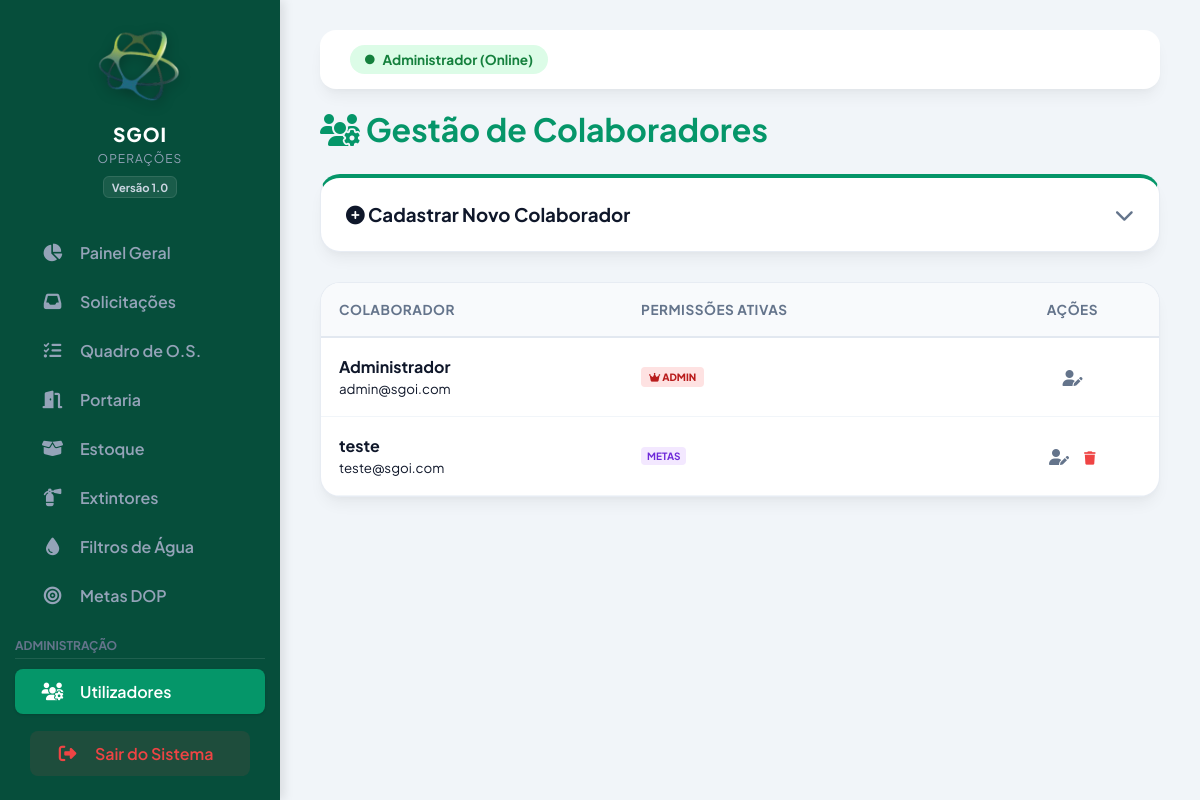
The app's page /src/usuarios.php (signed in) with its own data.
### tables this page shows
CREATE TABLE usuarios (
        id INTEGER PRIMARY KEY AUTOINCREMENT,
        nome TEXT NOT NULL,
        email TEXT UNIQUE NOT NULL,
        senha TEXT NOT NULL,
        is_admin INTEGER DEFAULT 0,
        acesso_dashboard INTEGER DEFAULT 0,
        acesso_portaria INTEGER DEFAULT 0,
        acesso_os INTEGER DEFAULT 0,
        acesso_estoque INTEGER DEFAULT 0,
        acesso_metas INTEGER DEFAULT 0,
        acesso_extintores INTEGER DEFAULT 0,
        acesso_filtros INTEGER DEFAULT 0,
        acesso_solicitacoes INTEGER DEFAULT 0
    );

### src/usuarios.php (the view, shortened to what this page needs)
<?php
require_once '../config/init.php';
try { $pdo->exec("ALTER TABLE usuarios ADD COLUMN acesso_solicitacoes INTEGER DEFAULT 0"); } catch (Exception $e) {}
try { $pdo->exec("ALTER TABLE usuarios ADD COLUMN acesso_extintores INTEGER DEFAULT 0"); } catch (Exception $e) {}
try { $pdo->exec("ALTER TABLE usuarios ADD COLUMN acesso_filtros INTEGER DEFAULT 0"); } catch (Exception $e) {}
$user_edit = null; $erro_msg = "";
$usuarios = $pdo->query("SELECT * FROM usuarios ORDER BY nome ASC")->fetchAll();
?>
<!DOCTYPE html>
<html lang="pt-BR">
<head>
    <link rel="stylesheet" href="../public/style.css?v=<?php echo time(); ?>">
    <link rel="stylesheet" href="https://cdnjs.cloudflare.com/ajax/libs/font-awesome/6.4.0/css/all.min.css">
</head>
<body class="layout-app">
    <?php $pagina_atual = 'usuarios.php'; include 'menu_nav.php'; ?>
    <main class="content" id="main-content">
        <header class="topbar" style="margin-bottom: 20px;">
            <div class="topbar-right">
                <span class="badge-online">
                    <i class="fa-solid fa-circle" style="font-size: 0.6rem;"></i>
                    <?php echo htmlspecialchars($_SESSION['usuario_nome']); ?> (Online)
                </span>
                </div>
        </header>
        <h1 style="color: var(--primary-green); margin-bottom: 25px;"><i class="fa-solid fa-users-gear"></i> Gestão de Colaboradores</h1>
        <section class="stat-card" style="margin-bottom:30px; border-top:4px solid var(--primary-green);">
            <div style="display: flex; justify-content: space-between; align-items: center; cursor: pointer;" onclick="var f = document.getElementById('form-usuario'); var i = this.querySelector('.seta'); if(f.style.display === 'none') { f.style.display = 'block'; i.classList.replace('fa-chevron-down', 'fa-chevron-up'); } else { f.style.display = 'none'; i.classList.replace('fa-chevron-up', 'fa-chevron-down'); }">
                <h3 style="margin:0; color: var(--text-main);"><i class="fa-solid <?php echo $user_edit ? 'fa-user-pen' : 'fa-plus-circle'; ?>"></i> <?php echo $user_edit ? "Editar Colaborador" : "Cadastrar Novo Colaborador"; ?></h3>
                <i class="fa-solid <?php echo $user_edit ? 'fa-chevron-up' : 'fa-chevron-down'; ?> seta" style="color: var(--text-muted); font-size: 1.2em;"></i>
            </div>
        </section>
        <div class="stat-card" style="padding:0; overflow:hidden;">
            <table style="width:100%; border-collapse:collapse;">
                <thead><tr><th style="padding:18px; text-align:left;">Colaborador</th><th style="padding:18px; text-align:left;">Permissões Ativas</th><th style="padding:18px; text-align:center;">Ações</th></tr></thead>
                <tbody>
                <?php foreach($usuarios as $u): ?>
                    <tr>
                        <td style="padding:18px; border-bottom:1px solid #f1f5f9;"><strong><?php echo htmlspecialchars($u['nome']); ?></strong><br><small><?php echo htmlspecialchars($u['email']); ?></small></td>
                        <td style="padding:18px; border-bottom:1px solid #f1f5f9;"><div style="display:flex; gap:6px; flex-wrap:wrap;">
                                <?php if($u['is_admin']) echo "<span style='font-size:10px; background:#fee2e2; color:#b91c1c; padding:4px 8px; border-radius:4px; font-weight:800;'><i class='fa-solid fa-crown'></i> ADMIN</span>";
                                else {
                                    if($u['acesso_metas']) echo "<span style='font-size:10px; background:#f3e8ff; color:#6d28d9; padding:3px 6px; border-radius:4px; font-weight:bold;'>METAS</span>";
                                } ?>
                        </div></td>
                        <td style="padding:18px; border-bottom:1px solid #f1f5f9; text-align:center;"><div style="display:flex; justify-content:center; gap:15px;"><a href="?editar=<?php echo $u['id']; ?>" style="color:#64748b;"><i class="fa-solid fa-user-pen"></i></a><?php if($u['id'] != $_SESSION['usuario_id']): ?><form method="POST" style="margin:0; display:inline;"><input type="hidden" name="acao" value="excluir"><input type="hidden" name="id_excluir" value="<?php echo $u['id']; ?>"><button type="submit" style="background:none; border:none; color:var(--danger); cursor:pointer;"><i class="fa-solid fa-trash"></i></button></form><?php endif; ?></div></td>
                    </tr>
                <?php endforeach; ?>
                </tbody>
            </table>
        </div>
    </main>
</body>
</html>

### public/style.css (style rules this page uses)
:root { --primary-green: #059669; --primary-dark: #064e3b; --secondary-green: #ecfdf5; --accent: #10b981; --danger: #ef4444; --warning: #f59e0b; --info: #3b82f6; --text-main: #0f172a; --text-muted: #64748b; --bg-body: #f1f5f9; --white: #ffffff; --shadow: 0 10px 15px -3px rgba(0, 0, 0, 0.05), 0 4px 6px -2px rgba(0, 0, 0, 0.025); --shadow-sm: 0 1px 3px 0 rgba(0, 0, 0, 0.1), 0 1px 2px 0 rgba(0, 0, 0, 0.06); }
* { box-sizing: border-box; margin: 0; padding: 0; }
body.layout-app { font-family: 'Plus Jakarta Sans', sans-serif; background-color: var(--bg-body); color: var(--text-main); display: flex; min-height: 100vh; overflow-x: hidden; }
.content { flex: 1; margin-left: 280px; padding: 30px 40px; max-width: calc(100% - 280px); transition: margin-left 0.3s ease; }
.topbar { display: flex; justify-content: space-between; align-items: center; background: var(--white); padding: 15px 30px; border-radius: 16px; box-shadow: var(--shadow); margin-bottom: 35px; position: relative; }
.topbar-right { display: flex; align-items: center; gap: 20px; }
.stat-card { background: var(--white); padding: 25px; border-radius: 20px; box-shadow: var(--shadow); margin-bottom: 25px; border: 1px solid rgba(226, 232, 240, 0.8); transition: transform 0.2s ease, box-shadow 0.2s ease; }
.seta { transition: transform 0.3s ease; }
table { width: 100%; border-collapse: separate; border-spacing: 0; }
th { background: #f8fafc; color: var(--text-muted); font-weight: 700; text-transform: uppercase; font-size: 0.85em; letter-spacing: 0.5px; padding: 15px 20px; text-align: left; border-bottom: 2px solid #e2e8f0; }
td { padding: 15px 20px; border-bottom: 1px solid #f1f5f9; vertical-align: middle; }
tbody tr { transition: background 0.2s ease; }
.badge-online { background: #dcfce7; color: #15803d; border-radius: 20px; padding: 6px 15px; font-size: 0.85rem; font-weight: bold; display: inline-flex; align-items: center; gap: 8px; animation: pulse 2s infinite; }

### records on screen
usuarios: nome "Administrador", email "admin@sgoi.com", is_admin 1 (drawn)
usuarios: nome "teste", email "teste@sgoi.com", is_admin "METAS"

### other values on screen
$_SESSION['usuario_nome'] "Administrador"
